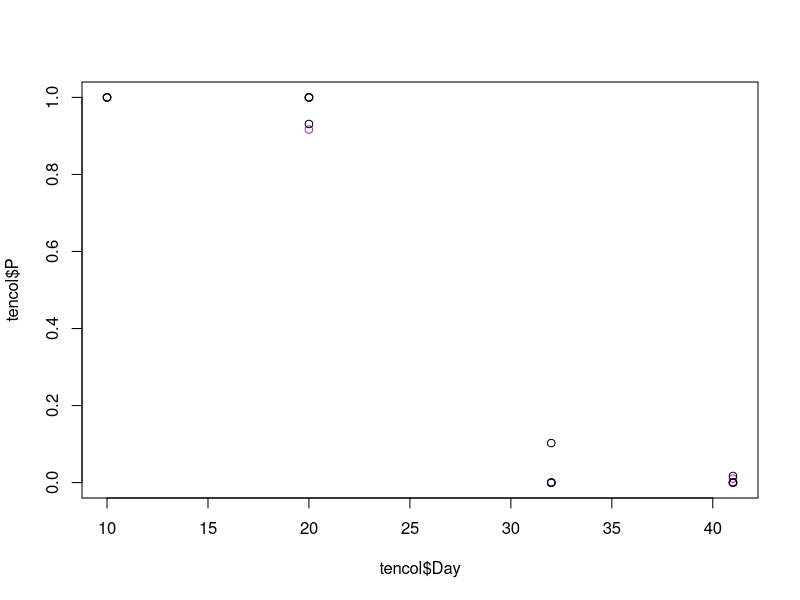
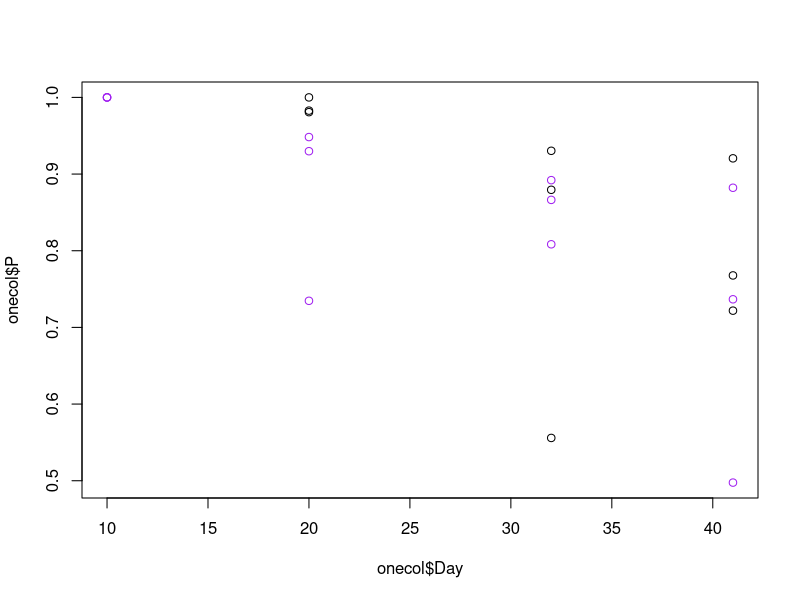

Recreate these plots in R, in order.
# Starvation Culture Colony Count Analysis
# Jared Brewer
# Created: July 22, 2015
# Modified: July 23, 2015

# Run a regression and make a line plot.

tencol <- read.csv("StarvationColony_TenDay_07232015_2_WJB.csv", header = T)
onecol <- read.csv("StarvationColony_OneDay_07232015_2_WJB.csv", header = T)

# Look at relative abundance and graph separately.
# Also think about doing ratios instead of absolute numbers.

plot(tencol$Day, tencol$P, col='purple')
points(tencol$Day, tencol$W, col='black')
# So these look a lot better, but I'm confused about how to best separate the white and purple ones. So close.
abline(lm(Day~P, data=tencol))
abline(lm(Day~W, data=tencol))

# Run a regression and look for differences, one at a time.
tencolP.reg <- lm(Day~P, data=tencol)
summary(tencolP.reg)
# Significance! 

tencolW.reg <- lm(Day~W, data=tencol)
summary(tencolW.reg)

plot(onecol$Day, onecol$P, col='purple')
points(onecol$Day, onecol$W, col='black')
abline(lm(Day~P, data=onecol))
abline(lm(Day~W, data=onecol))

onecolP.reg <- lm(Day~P, data=onecol)
summary(onecolP.reg)

onecolW.reg <- lm(Day~W, data=onecol)
summary(onecolW.reg)

# What does it mean to fit a model to it? Will a regression give me that data? 
# How do I fit proper lines to it? And how do I get an equation from that?